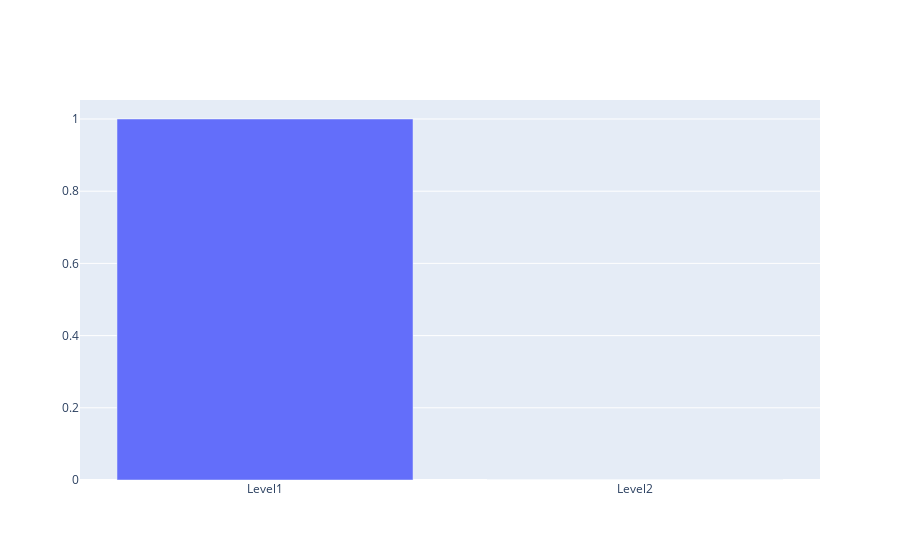

The notebook cell saved with this chart:
### Code cell
import datetime as dt
review_period =str(dt.date.today() - dt.timedelta(days = 5))
print(review_period)
latest_data = data[data['Date'] > review_period]

level1_flag1 = latest_data[(latest_data.SMA50 >= latest_data.SMA200)]
level2_flag1 = latest_data[latest_data.RSI14 < 0.40]

if len(level1_flag1.index)>0:
    level1_flag = 1
else:
    level1_flag = 0

if len(level2_flag1.index)>0:
    level2_flag = 1
else:
    level2_flag = 0

print(level1_flag,level2_flag)

x = ['Level1','Level2']
flag_figure = go.Figure([go.Bar(x=x,y=[level1_flag,level2_flag])])

flag_figure.show()

### Figure 1 — Plotly figure (JSON) as saved in the notebook; plotly's stock layout.template omitted (floating-point values rounded to 4 significant figures)
{"data": [{"type": "bar", "x": ["Level1", "Level2"], "y": [1, 0]}], "layout": {}}
